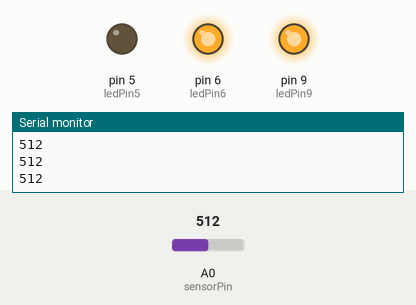
Bench run of a sketch on a simulated Arduino Uno, built with avr-gcc and run on an emulated ATmega328P. Parts: output pins drawn as LEDs (lit = HIGH), the last lines printed to the serial monitor. The test bench sets the inputs (shaded band); at power-on: A0 (sensorPin) = 512.

Above: at 1.2 s.
1.3 s: A0 (sensorPin) set to 494
At 1.8 s:
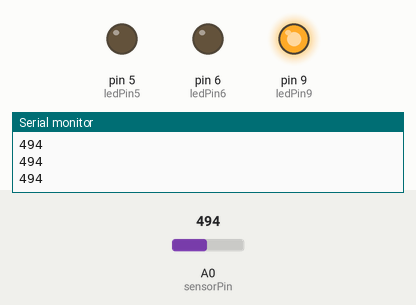
2.8 s: A0 (sensorPin) set to 270
4.3 s: A0 (sensorPin) set to 240
At 5.3 s:
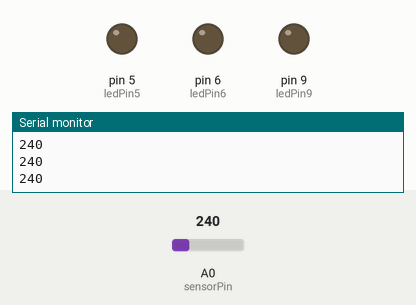
5.8 s: A0 (sensorPin) set to 777
At 6.5 s:
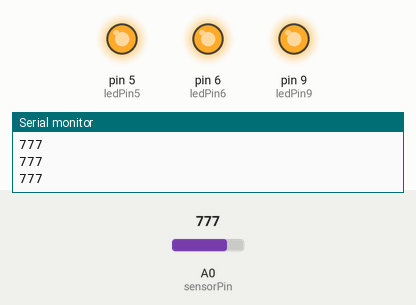
7.3 s: A0 (sensorPin) set to 753
At 7.6 s:
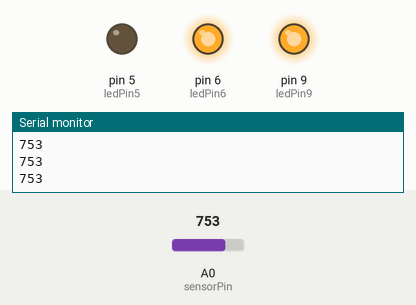
8.8 s: A0 (sensorPin) set to 900
At 10.1 s:
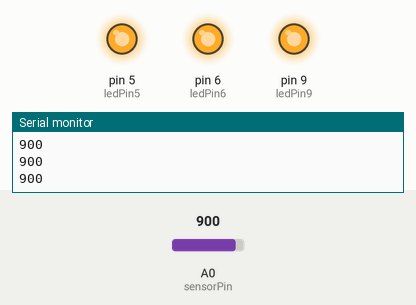
Timing chart, 0 to 11.3 s (numbered marks = the images above; inputs shaded):
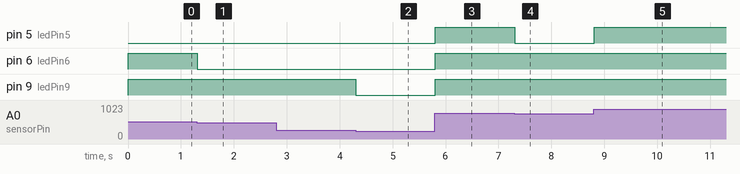

The sketch:

level-meter.ino
```cpp
int sensorPin = A0;    // select the input pin for the potentiometer
int ledPin5 = 5;      // select the pin for the LED
int ledPin6 = 6;
int ledPin9 = 9;
int sensorValue = 0;  // variable to store the value coming from the sensor

void setup() {
  // declare the ledPins as an OUTPUT:
  pinMode(ledPin5, OUTPUT);
  pinMode(ledPin6, OUTPUT);
  pinMode(ledPin9, OUTPUT);
  // open a 9600-baud serial connection
  Serial.begin(9600);
}

void loop() {
  // read the value from the sensor:
  sensorValue = analogRead(sensorPin);
  // write the sensor value to the serial interface
  Serial.println(sensorValue);
  if(sensorValue >= 0 && sensorValue < 255.75) {
    // turn the ledPin9 off:
    digitalWrite(ledPin9, LOW);
    // turn the ledPin6 off:
    digitalWrite(ledPin6, LOW);
    // turn the ledPin5 off:
    digitalWrite(ledPin5, LOW);
  } else if(sensorValue >= 255.75 && sensorValue < 511.5) {
    // turn the ledPin9 on:
    digitalWrite(ledPin9, HIGH);
    // turn the ledPin6 off:
    digitalWrite(ledPin6, LOW);
    // turn the ledPin5 off:
    digitalWrite(ledPin5, LOW);
  } else if (sensorValue >= 511.5 && sensorValue < 767.25) {
    // turn the ledPin9 on:
    digitalWrite(ledPin9, HIGH);
    // turn the ledPin6 on:
    digitalWrite(ledPin6, HIGH);
    // turn the ledPin5 off:
    digitalWrite(ledPin5, LOW);
  } else if (sensorValue >= 767.25) {
    // turn the ledPin9 on:
    digitalWrite(ledPin9, HIGH);
    // turn the ledPin6 on:
    digitalWrite(ledPin6, HIGH);
    // turn the ledPin5 on:
    digitalWrite(ledPin5, HIGH);
  }
}
```

Measured:
- the behaviour switches between 512 and 511 on A0 (sensorPin) (found by bisection; images 0 and 1)
- the behaviour switches between 256 and 255 on A0 (sensorPin) (found by bisection; images 1 and 2)
- the behaviour switches between 768 and 767 on A0 (sensorPin) (found by bisection; images 3 and 4)
- after the input at 1.3 s, pin 6 (ledPin6): HIGH → LOW at once
- after the input at 4.3 s, pin 9 (ledPin9): HIGH → LOW at once
- after the input at 5.8 s, pin 5 (ledPin5), pin 6 (ledPin6), pin 9 (ledPin9): LOW → HIGH at once
- after the input at 7.3 s, pin 5 (ledPin5): HIGH → LOW at once
- after the input at 8.8 s, pin 5 (ledPin5): LOW → HIGH at once
